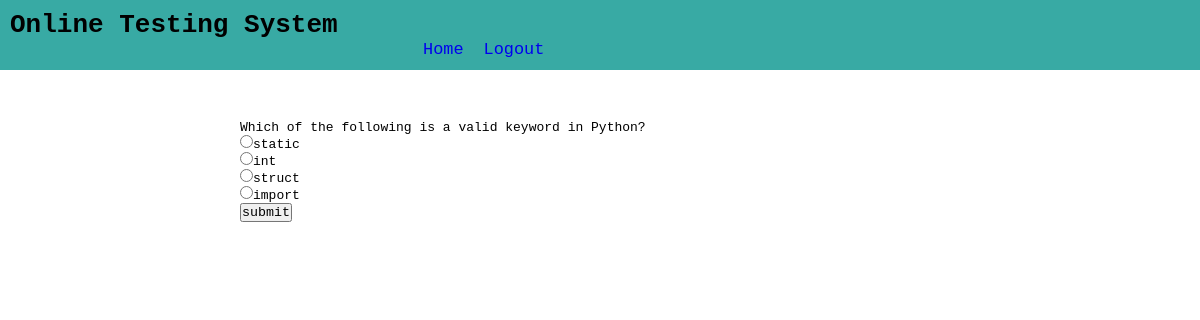
The page /test-paper?n=1 on the database its author committed.
### OTS/models.py (models this page shows)
class Question(models.Model):
    qid = models.BigAutoField(primary_key=True, auto_created=True)
    que = models.TextField()
    a = models.CharField(max_length=255)
    b = models.CharField(max_length=255)
    c = models.CharField(max_length=255)
    d = models.CharField(max_length=255)
    ans = models.CharField(max_length=2)

### OTS/views.py (the view)
# urls.py: path('test-paper',testPaper, name='testPaper'),
def testPaper(request):
    if 'name' not in request.session.keys():
        res = HttpResponseRedirect('home')
    n=int(request.GET['n'])
    question_pool = list(Question.objects.all())
    random.shuffle(question_pool)
    questions_list = question_pool[:n]
    context = {'questions':questions_list}
    res = render(request,'test_paper.html',context)
    return res

### OTS/templates/test_paper.html (shortened to what this page needs)
{% extends 'main.html' %}
{%block top%}
<a href="{% url 'OTS:home' %}">Home</a>
<a href="{% url 'OTS:logout' %}">Logout</a>
{%endblock%}
{%block content%}
<form action="{% url 'OTS:calculateTest' %}" method="POST">
    {% for question in questions %}
        <div class="question">
            {{question.que}}
        </div>
        <div class="options"><input type="radio" name="q{{question.qid}}"  value="a">{{question.a}}</div>
        <div class="options"><input type="radio" name="q{{question.qid}}"  value="b">{{question.b}}</div>
        <div class="options"><input type="radio" name="q{{question.qid}}"  value="c">{{question.c}}</div>
        <div class="options"><input type="radio" name="q{{question.qid}}"  value="d">{{question.d}}</div>
    {% endfor %}
    <div><input type="submit" value="submit"></div>
</form>
{%endblock%}

### OTS/static/theme.css (style rules this page uses)
* { font-family:monospace; margin: 0; padding: 0; }
.site-name a { font-size: 1.3rem; text-decoration: none; }

### rows shown on the page
Question: que "Which of the following is a valid keyword in Python?", a "static", b "int", c "struct", d "import"
